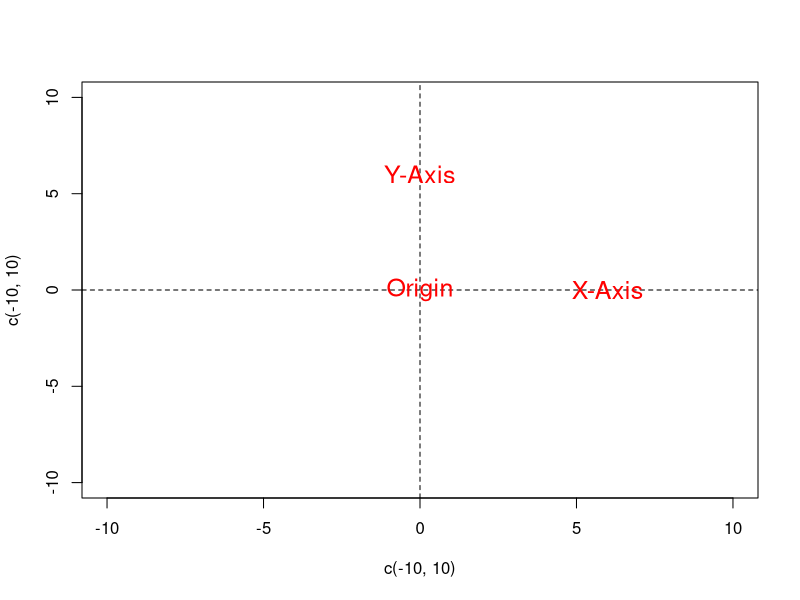
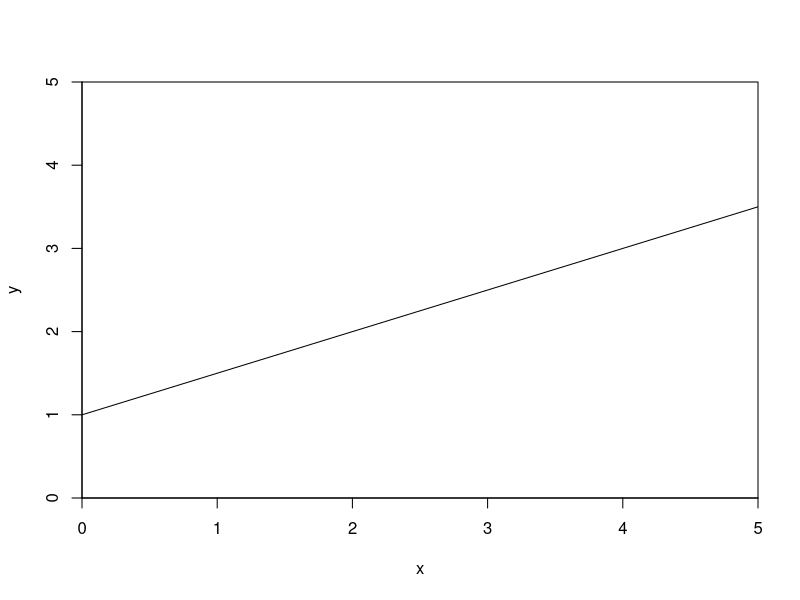
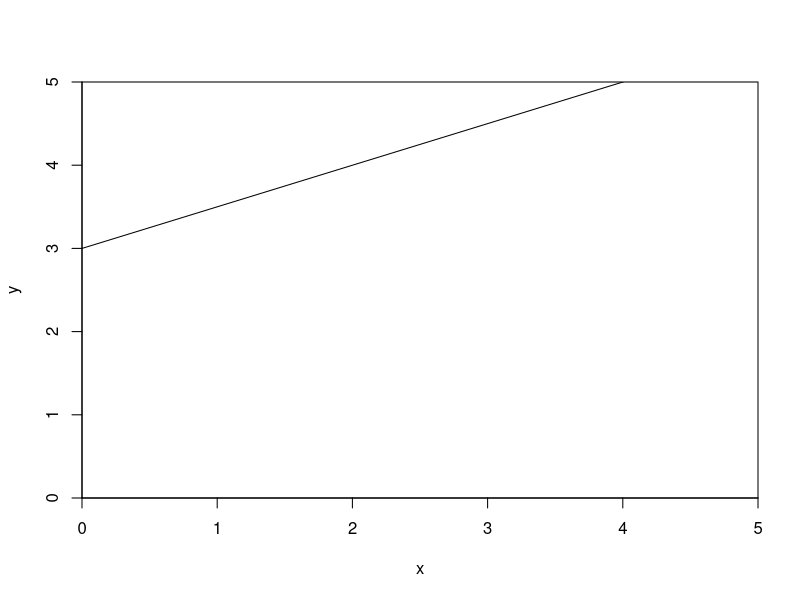
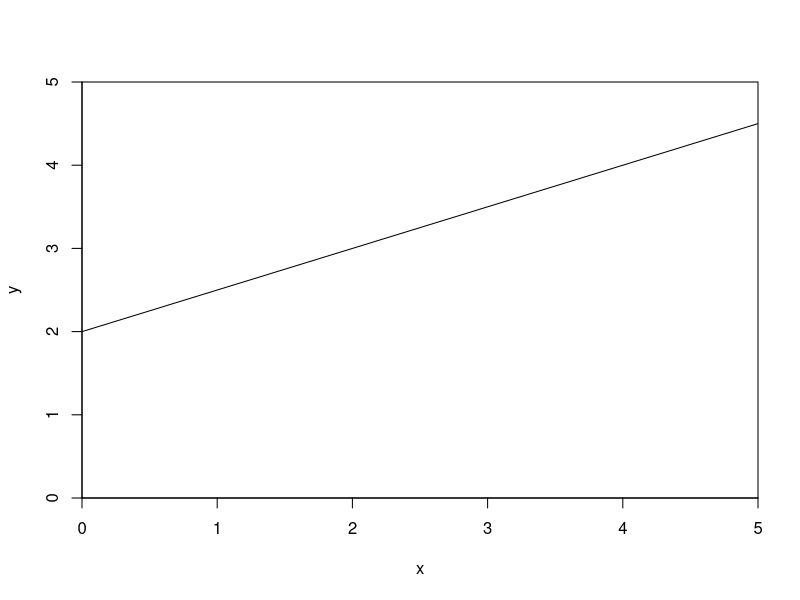
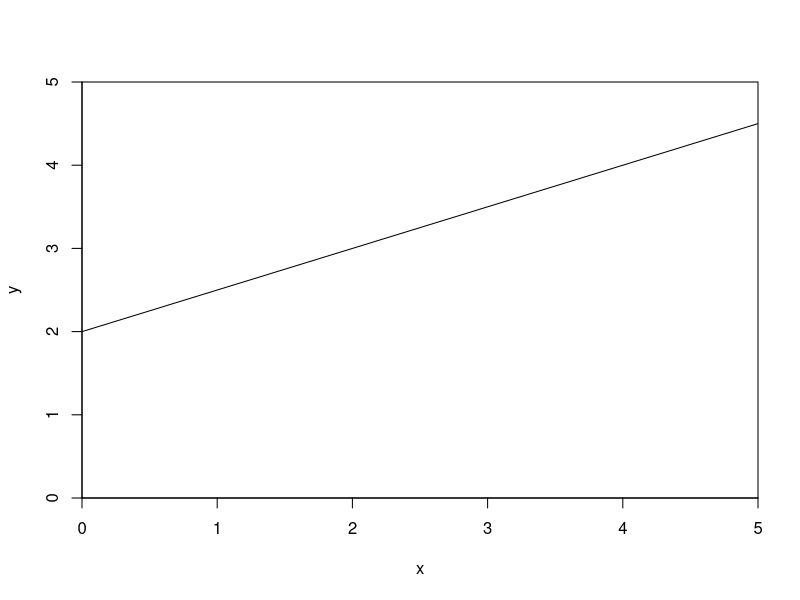
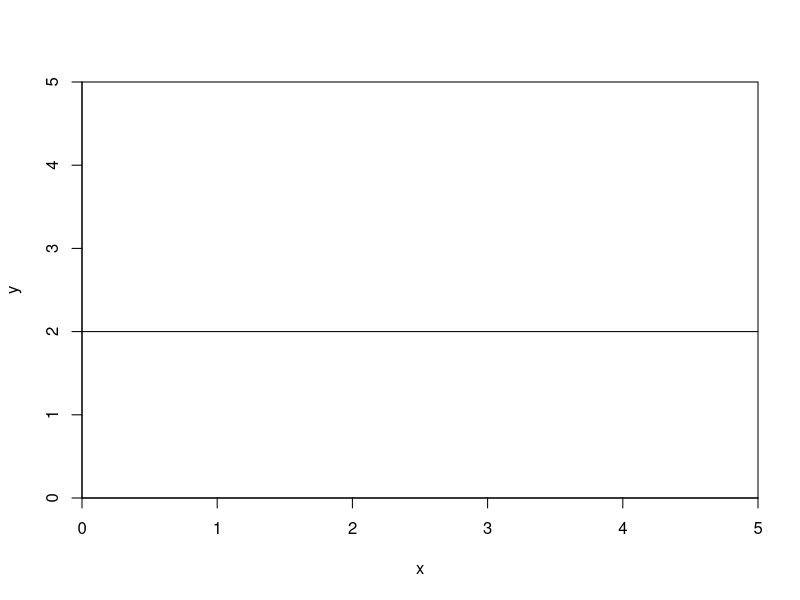
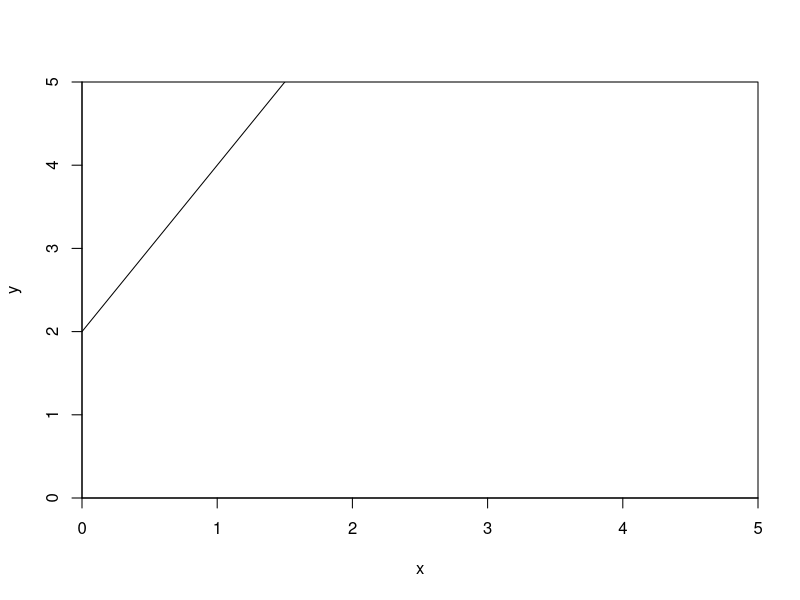
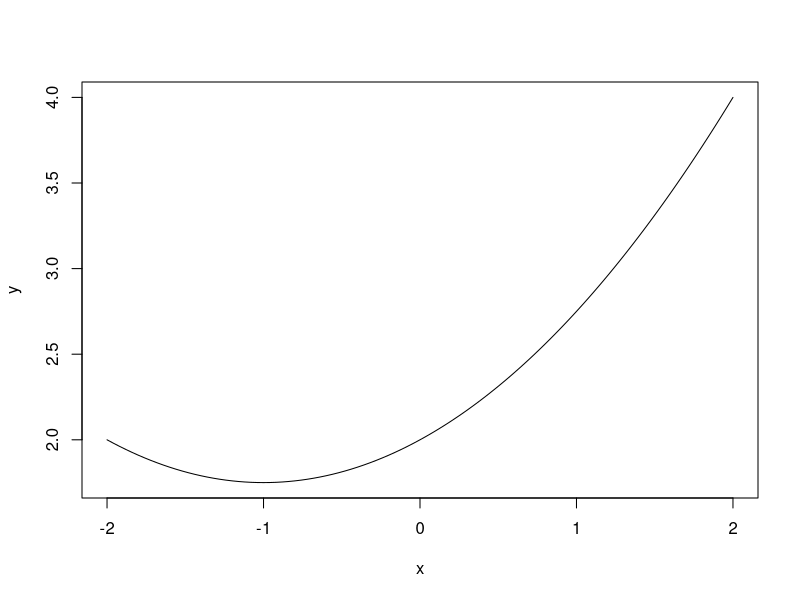

R code for these plots, in order:
## ---- chunk 1
#| include: false
options(width = 68)
knitr::opts_chunk$set(eval=TRUE, echo=TRUE, message=TRUE, warning=TRUE, dev = "svg",  dev.args=list(bg="transparent"))
## ---- chunk 2
x <- c(3, 4, 5) # Create x, a vector of length 3
x
## ---- chunk 3
x[3] # Get the third element of x
## ---- chunk 4
x[c(2,3)] # Get the second and third elements of x
## ---- chunk 5
(X <- matrix(c(6,1,4,2,9,8,3,5,0), nrow = 3))
## ---- chunk 6
X[3,2] # Third row, second column
## ---- chunk 7
X[3,c(2,1)] # Third row, second and first column
## ---- chunk 8
x <- c(7, 11, 11, 13, 26)
sum(x)
## ---- chunk 9
(1/length(x)) * sum(x) # Mean formula
## ---- chunk 10
mean(x) # Mean function is just a shortcut
## ---- chunk 11
sort(x)[(length(x) + 1) / 2]
## ---- chunk 12
median(x)
## ---- chunk 13
table(x)
## ---- chunk 14
table(x)[table(x) == max(table(x))] # Subsetting! # <1>
## ---- chunk 15
z <- c(2, 5, 3, 5, 95)
mean(z)
## ---- chunk 16
median(z)
## ---- chunk 17
(s2 <- sum((x - mean(x))^2) / (length(x) -1))
var(x)
## ---- chunk 18
sqrt(var(x))
sd(x)
## ---- chunk 19
#| fig.height = 5
plot(x=c(-10, 10), y=c(-10, 10), type="n")
abline(h=0, lty = "dashed")
abline(v=0, lty = "dashed")
text(x = c(0, 6, 0), y = c(0, 0, 6), labels = c("Origin", "X-Axis", "Y-Axis"), cex = 1.5, col = "red")
## ---- chunk 20
#| fig.height: 3.5
plot(c(0,5), c(0,5), type = "n", xlab = "x", ylab = "y", xaxs = "i", yaxs = "i")
abline(a = 1, b = 0.5)
## ---- chunk 21
#| fig.height: 3.5
plot(c(0,5), c(0,5), type = "n", xlab = "x", ylab = "y", xaxs = "i", yaxs = "i")
abline(a = 3, b = 0.5)
## ---- chunk 22
#| fig.height: 3.5
plot(c(0,5), c(0,5), type = "n", xlab = "x", ylab = "y", xaxs = "i", yaxs = "i")
abline(a = 2, b = 0.5)
## ---- chunk 23
#| fig.height: 3.5
plot(c(0,5), c(0,5), type = "n", xlab = "x", ylab = "y", xaxs = "i", yaxs = "i")
abline(a = 2, b = 0.5)
## ---- chunk 24
#| fig.height: 3.5
plot(c(0,5), c(0,5), type = "n", xlab = "x", ylab = "y", xaxs = "i", yaxs = "i")
abline(a = 2, b = 0)
## ---- chunk 25
#| fig.height: 3.5
plot(c(0,5), c(0,5), type = "n", xlab = "x", ylab = "y", xaxs = "i", yaxs = "i")
abline(a = 2, b = 2)
## ---- chunk 26
#| fig.height: 3.5
curve(2 + 0.5*x + 0.25*x^2, from = -2, to = 2, ylab = "y")
## ---- chunk 27
x <- 2
3 + x + 0.75*x^2
## ---- chunk 28
USArrests[1,] # First row
## ---- chunk 29
USArrests[1:3, c(3,4)] # First three rows, third and fourth column # <1>
## ---- chunk 30
USArrests["California",]
## ---- chunk 31
head(USArrests[, c("Murder", "UrbanPop")])
## ---- chunk 32
USArrests[, "Murder"]
## ---- chunk 33
USArrests$Murder
## ---- chunk 34
str(USArrests)
## ---- chunk 35
USArrests$Murder[1:10]
## ---- chunk 36
USArrests[USArrests$Murder > 15, ]
## ---- chunk 37
USArrests$Murder > 15
## ---- chunk 38
c(1,2,3,4)[c(TRUE, FALSE, TRUE, FALSE)]
## ---- chunk 39
USArrests[USArrests$Murder > 15 & USArrests$Assault > 300, ]
## ---- chunk 40
USArrests[USArrests$Murder > 15 | USArrests$Assault > 300, ]
## ---- chunk 41
vector_w_missing <- c(1, 2, NA, 4, 5, 6, NA)
## ---- chunk 42
mean(vector_w_missing)
## ---- chunk 43
mean(vector_w_missing, na.rm=TRUE)
## ---- chunk 44
vector_w_missing == NA
## ---- chunk 45
is.na(vector_w_missing)
## ---- chunk 46
mean(vector_w_missing[!is.na(vector_w_missing)]) # <1>
